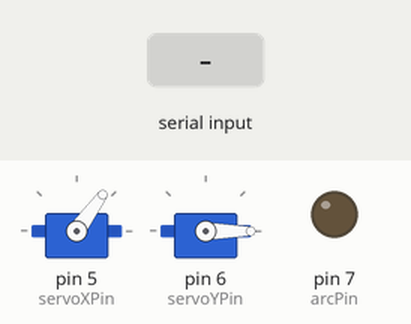
Simulated run of this sketch. Board: Arduino Uno, built with avr-gcc and run on an emulated ATmega328P. Parts: 2 × servo, output pins drawn as LEDs (lit = HIGH). The inputs (shaded band) are chosen by the test bench.

Above: at 1.2 s.
1.3 s: "90,45,200,10\n" received over Serial
Timing chart, 0 to 4.3 s (numbered marks = the images above; inputs shaded):
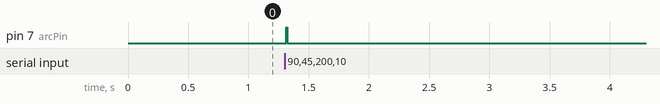

The sketch:

arduino.ino
```cpp
#include <Servo.h>

// Define the servo objects
Servo servoX;
Servo servoY;

// Define the pulse width range for the servos (in microseconds)
const int minPulseWidth = 500; // 0.5 ms
const int maxPulseWidth = 2500; // 2.5 ms

const int minPulseWidthX = 1100; // i.e 63 degrees

// Define the pins for the servos
const int servoXPin = 5;
const int servoYPin = 6;
const int arcPin = 7;

void setup() {
  // Attach the servos to their respective pins
  servoX.attach(servoXPin);
  servoY.attach(servoYPin);
  pinMode(arcPin, OUTPUT);
  servoX.writeMicroseconds(minPulseWidthX);
  servoY.writeMicroseconds(minPulseWidth);


  // Initialize serial communication
  Serial.begin(9600);
}

void loop() {
  if (Serial.available() > 0) {
    // Read the input from serial monitor
    int inputX = Serial.parseInt();
    int inputY = Serial.parseInt();
    int arc = Serial.parseInt();
    int delayarc = Serial.parseInt();
    if (inputX < minPulseWidthX){
      inputX = minPulseWidthX;
    }

    // Write the mapped values to the servos
    servoX.writeMicroseconds(inputX);
    servoY.writeMicroseconds(inputY);
    // delay(1000);
    digitalWrite(arcPin, arc);
    delay(delayarc);
    digitalWrite(arcPin, LOW);
    // Serial.println(inputX);
    // Serial.println(inputY);
    // Serial.println(arc);
    Serial.read();
    }
}
```

Measured:
- after the input at 1.3 s, pin 7 (arcPin): LOW → HIGH at once, → LOW 0.01 s later
